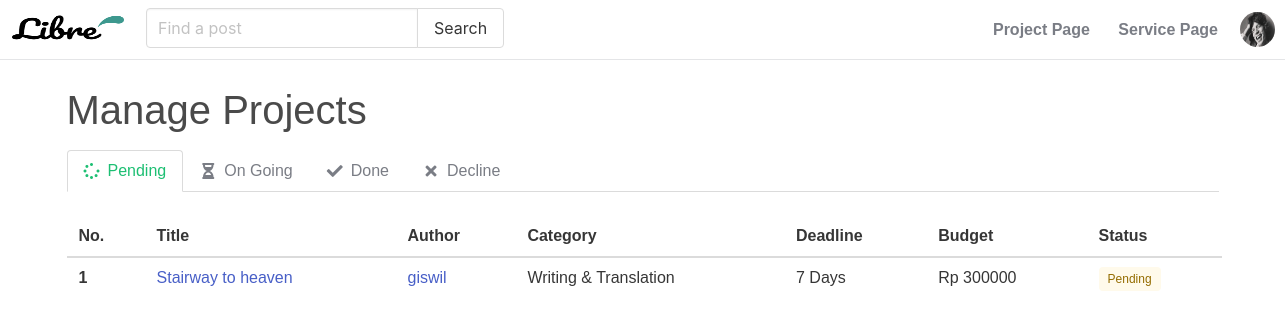
/projectlist/ (signed in), run on the app's committed database.
### account/models.py (models this page shows, shortened)
class Account (AbstractBaseUser):
	email					= models.EmailField(verbose_name='email', unique= True)
	username				= models.CharField(max_length=30, unique=True)
	date_joined				= models.DateTimeField(verbose_name='date joined', auto_now_add=True)
	last_login				= models.DateTimeField(verbose_name='last login', auto_now=True)
	is_admin				= models.BooleanField(default=False)
	is_active				= models.BooleanField(default=True)
	is_staff				= models.BooleanField(default=False)
	is_superuser			= models.BooleanField(default=False)
	image					= models.ImageField(upload_to=upload_location, null=True, blank=True)
	first_name				= models.CharField(max_length=50, null=True, blank=True)
	last_name				= models.CharField(max_length=50, null=True, blank=True)
	origin					= models.CharField(max_length=50, null=True, blank=True)
	status					= models.CharField(max_length=50, null=True, blank=True)
	description				= models.TextField(max_length=2000, null=True, blank=True)
	slug 					= models.SlugField()
	USERNAME_FIELD = 'email'
	REQUIRED_FIELDS = ['username']
	objects = MyAccountManager()

class ProjectList(models.Model):
	pl_id					= models.IntegerField(primary_key=True)
	status					= models.CharField(max_length=20, default='pending')
	project					= models.ForeignKey(settings.AUTH_BLOG_MODEL, on_delete=models.CASCADE)
	user 					= models.ForeignKey(settings.AUTH_USER_MODEL, on_delete=models.CASCADE)
	timestamp	 			= models.DateTimeField(auto_now_add=True, verbose_name="timestamp")

### blog/models.py (models this page shows, shortened)
class BlogPost(models.Model):
	title 					= models.CharField(max_length=50, null=False, blank=False)
	body 					= models.TextField(max_length=2000, null=False, blank=False)
	image		 			= models.ImageField(upload_to=upload_location, null=True, blank=True)
	date_published 			= models.DateTimeField(auto_now_add=True, verbose_name="date published")
	date_updated 			= models.DateTimeField(auto_now=True, verbose_name="date updated")
	author 					= models.ForeignKey(settings.AUTH_USER_MODEL, on_delete=models.CASCADE)
	category 				= models.ForeignKey(Category, on_delete=models.CASCADE, null=False)
	subcategory 			= models.ForeignKey(SubCategory, on_delete=models.CASCADE, null=False)
	deadline 				= models.PositiveIntegerField(blank=False, null=False)
	budget 					= models.BigIntegerField(blank=False, null=False)
	slug 					= models.SlugField()

class Category(models.Model):
    name 					= models.CharField(max_length=100, null=False)
    def __str__(self):
        return self.name

### account/views.py (the view)
# urls.py: path('projectlist/', project_view, name='projectlist'),
@login_required
def project_view(request):
	context={}
	user = request.user
	project_pending = ProjectList.objects.filter(user=request.user, status='pending').all()
	project_ongoing = ProjectList.objects.filter(user=request.user, status='ongoing').all()
	project_done = ProjectList.objects.filter(user=request.user, status='done').all()
	project_declined = ProjectList.objects.filter(user=request.user, status='cancelled').all()
	account = Account.objects.filter(email=request.user.email).first()
	context['project_pending'] = project_pending
	context['project_ongoing'] = project_ongoing
	context['project_done'] = project_done
	context['project_declined'] = project_declined
	context['account'] = account
	return render(request, 'account/listproject.html', context)

### account/templates/account/listproject.html (shortened to what this page needs)
{% load static %}
<!DOCTYPE html>
<html>
    <head>
        <link rel="stylesheet" href="https://cdn.jsdelivr.net/npm/bulma@0.9.2/css/bulma.min.css">
        <link rel="stylesheet" href="https://pro.fontawesome.com/releases/v5.10.0/css/all.css"/>
        <link rel="stylesheet" type="text/css" href="{% static 'css/main.css' %}">
    </head>
    <body>
        {% if request.user.is_authenticated %}
        <nav class="navbar" role="navigation" aria-label="main navigation" id="buyernavbar">
          <div class="navbar-start" id="buyernavbarstart">
            <div class="navbar-brand mb-1">
              <a class="navbar-item" href="{% url 'buyerpage' %}">
                <img src="{% static 'images/librelogo.png' %}" width="112" height="28">
              </a>
            </div>
            <div class="field has-addons" id="searchbar">
              <p class="control">
                <input class="input" type="text" placeholder="Find a post">
              </p>
              <p class="control">
                <button class="button">
                  Search
                </button>
              </p>
            </div>
          </div>
          <div class="navbar-end" id="buyernavbarend">
            <div class="header-tab">
              <a href="{% url 'buyerpage' %}" class="navbar-item">
                Project Page
              </a>
              <a href="{% url 'service:sellerpage' %}" class="navbar-item">
                Service Page
              </a>
            </div>
            <div class="dropdown is-right" id="buyerpagedropdown">
              <div class="dropdown-trigger">
                <span>
                  <figure class="image" >
                    <img style="width: 35px; height: 35px; border-radius: 50%;" src="{{account.image.url}}">
                  </figure>
                </span>
              </div>
            </div>
            </div>
        </nav>
          <div class="container" style="margin-top: 80px;">
          <h1 style="text-align: left; position: relative; margin: 0px; font-size: 40px; margin-bottom: 10px;">Manage Projects</h1>
          <div class="tabs is-boxed" id="tabproject">
            <ul>
              <li class="is-active" data-target="prj-pending">
                <a>
                  <span class="icon is-small"><i class="fas fa-spinner" aria-hidden="true"></i></span>
                  <span>Pending</span>
                </a>
              </li>
              <li data-target="prj-ongoing">
                <a>
                  <span class="icon is-small"><i class="fas fa-hourglass-half"></i></span>
                  <span>On Going</span>
                </a>
              </li>
              <li data-target="prj-done">
                <a>
                  <span class="icon is-small"><i class="fas fa-check"></i></span>
                  <span>Done</span>
                </a>
              </li>
              <li data-target="prj-declined">
                <a>
                  <span class="icon is-small"><i class="fas fa-times"></i></span>
                  <span>Decline</span>
                </a>
              </li>
            </ul>
          </div>
          <div id="tab-content">
            <table style="width: 1155px;" class="table" id="prj-pending">
              <thead>
                <tr>
                  <th>No.</th>
                  <th>Title</th>
                  <th>Author</th>
                  <th>Category</th>
                  <th>Deadline</th>
                  <th>Budget</th>
                  <th>Status</th>
                </tr>
              </thead>
              <tbody>
                {% for prj in project_pending %}
                <tr>
                  <th>{{ forloop.counter }}</th>
                  <td>
                    <a href="{% url 'blog:detail' prj.project.slug %}">
                      {{ prj.project.title }}
                    </a>
                  </td>
                  <td>
                    <a href="{% url 'profile' prj.project.author.slug %}">
                      {{ prj.project.author.username }}
                    </a>
                  </td>
                  <td>
                      {{ prj.project.category }}
                  </td>
                  <td>
                      {{ prj.project.deadline }} Days
                  </td>
                  <td>
                      Rp {{ prj.project.budget }}
                  </td>
                  <td>
                    <span class="tag is-warning is-light">Pending</span>
                  </td>
                </tr>
                {% endfor %}
              </tbody>
            </table>
          </div>
          </div>
    {% endif %}
    </body>
</html>

### static/css/main.css (style rules this page uses)
html { height: 100%; margin: auto; }
* { font-family: 'Titillium Web', sans-serif; }
li { list-style-type: none; }
h1 { margin: auto; text-align: center; font-size: 60px; max-width: 1000px; position:relative; }
figure { margin: auto; text-align: center; max-width: 1000px; position:relative; }
.header-tab a { color: #7a7d85; font-weight: bold; display: inline-block; margin-top: 10px; transition: 0.2s; }
#buyernavbar { position: fixed; border-bottom: 1.5px solid #e4e5e7; top: 0; left: 0; right: 0; height: 60px; }
#searchbar { margin-top: 8px; margin-bottom: 0; margin-left: 10px; }
#buyerpagedropdown { margin-right: 10px; margin-left: 10px; padding-top: 12px; }
#tabproject .is-active a { background-color: white; color: #1dbf73; }
#tabproject a { color: #7a7d85; }
.tabs li.is-active a { color: #00d1b2; }

### data on the page
Account: image (picture)
ProjectList: project "Stairway to heaven", project.author.username "giswil", project.category "Writing & Translation", project.deadline "7", project.budget "300000"
